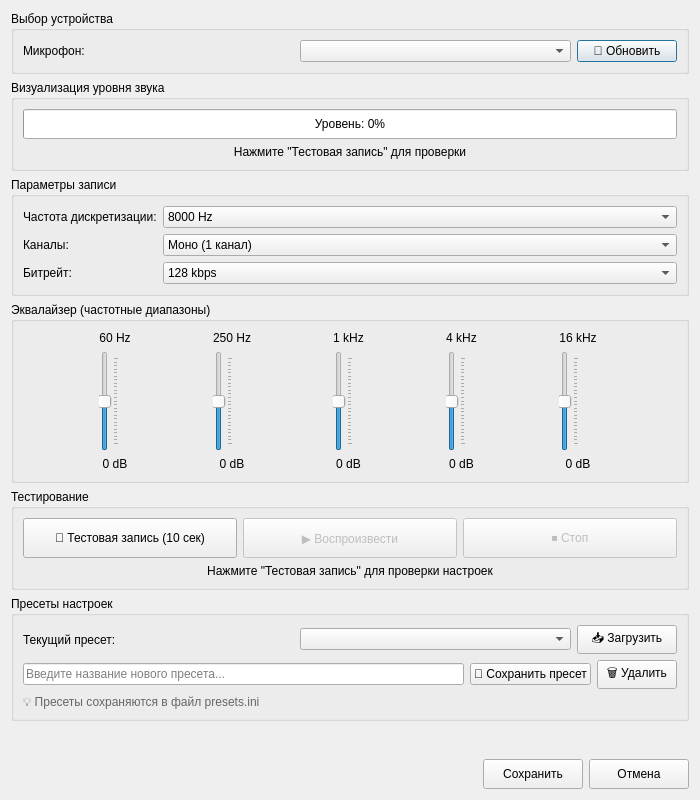
<?xml version="1.0" encoding="UTF-8"?>
<ui version="4.0">
 <class>AudioConfigDialog</class>
 <widget class="QDialog" name="AudioConfigDialog">
  <property name="geometry">
   <rect>
    <x>0</x>
    <y>0</y>
    <width>700</width>
    <height>800</height>
   </rect>
  </property>
  <property name="windowTitle">
   <string>Настройка микрофона</string>
  </property>
  <layout class="QVBoxLayout" name="verticalLayout">
   <item>
    <widget class="QGroupBox" name="deviceGroup">
     <property name="title">
      <string>Выбор устройства</string>
     </property>
     <layout class="QHBoxLayout" name="horizontalLayout">
      <item>
       <widget class="QLabel" name="deviceLabel">
        <property name="text">
         <string>Микрофон:</string>
        </property>
       </widget>
      </item>
      <item>
       <widget class="QComboBox" name="deviceComboBox">
        <property name="toolTip">
         <string>Выберите устройство записи</string>
        </property>
       </widget>
      </item>
      <item>
       <widget class="QPushButton" name="refreshButton">
        <property name="text">
         <string>🔄 Обновить</string>
        </property>
        <property name="maximumSize">
         <size>
          <width>100</width>
          <height>16777215</height>
         </size>
        </property>
       </widget>
      </item>
     </layout>
    </widget>
   </item>
   
   <item>
    <widget class="QGroupBox" name="visualGroup">
     <property name="title">
      <string>Визуализация уровня звука</string>
     </property>
     <layout class="QVBoxLayout" name="verticalLayout_2">
      <item>
       <widget class="QProgressBar" name="levelProgressBar">
        <property name="minimumSize">
         <size>
          <width>0</width>
          <height>30</height>
         </size>
        </property>
        <property name="maximum">
         <number>100</number>
        </property>
        <property name="value">
         <number>0</number>
        </property>
        <property name="textVisible">
         <bool>true</bool>
        </property>
        <property name="format">
         <string>Уровень: %p%</string>
        </property>
       </widget>
      </item>
      <item>
       <widget class="QLabel" name="levelLabel">
        <property name="text">
         <string>Нажмите "Тестовая запись" для проверки</string>
        </property>
        <property name="alignment">
         <set>Qt::AlignCenter</set>
        </property>
       </widget>
      </item>
     </layout>
    </widget>
   </item>
   
   <item>
    <widget class="QGroupBox" name="settingsGroup">
     <property name="title">
      <string>Параметры записи</string>
     </property>
     <layout class="QFormLayout" name="formLayout">
      <item row="0" column="0">
       <widget class="QLabel" name="sampleRateLabel">
        <property name="text">
         <string>Частота дискретизации:</string>
        </property>
       </widget>
      </item>
      <item row="0" column="1">
       <widget class="QComboBox" name="sampleRateComboBox">
        <property name="toolTip">
         <string>Для Whisper рекомендуется 16000 Hz</string>
        </property>
        <item>
         <property name="text">
          <string>8000 Hz</string>
         </property>
        </item>
        <item>
         <property name="text">
          <string>16000 Hz (рекомендуется)</string>
         </property>
        </item>
        <item>
         <property name="text">
          <string>22050 Hz</string>
         </property>
        </item>
        <item>
         <property name="text">
          <string>44100 Hz</string>
         </property>
        </item>
        <item>
         <property name="text">
          <string>48000 Hz</string>
         </property>
        </item>
       </widget>
      </item>
      
      <item row="1" column="0">
       <widget class="QLabel" name="channelsLabel">
        <property name="text">
         <string>Каналы:</string>
        </property>
       </widget>
      </item>
      <item row="1" column="1">
       <widget class="QComboBox" name="channelsComboBox">
        <property name="toolTip">
         <string>Для Whisper рекомендуется моно (1 канал)</string>
        </property>
        <item>
         <property name="text">
          <string>Моно (1 канал)</string>
         </property>
        </item>
        <item>
         <property name="text">
          <string>Стерео (2 канала)</string>
         </property>
        </item>
       </widget>
      </item>
      
      <item row="2" column="0">
       <widget class="QLabel" name="bitRateLabel">
        <property name="text">
         <string>Битрейт:</string>
        </property>
       </widget>
      </item>
      <item row="2" column="1">
       <widget class="QComboBox" name="bitRateComboBox">
        <item>
         <property name="text">
          <string>128 kbps</string>
         </property>
        </item>
        <item>
         <property name="text">
          <string>192 kbps</string>
         </property>
        </item>
        <item>
         <property name="text">
          <string>256 kbps (рекомендуется)</string>
         </property>
        </item>
        <item>
         <property name="text">
          <string>320 kbps</string>
         </property>
        </item>
       </widget>
      </item>
     </layout>
    </widget>
   </item>
   
   <item>
    <widget class="QGroupBox" name="eqGroup">
     <property name="title">
      <string>Эквалайзер (частотные диапазоны)</string>
     </property>
     <layout class="QGridLayout" name="gridLayout">
      <item row="0" column="0">
       <widget class="QLabel" name="eq60Label">
        <property name="text">
         <string>60 Hz</string>
        </property>
        <property name="alignment">
         <set>Qt::AlignCenter</set>
        </property>
       </widget>
      </item>
      <item row="1" column="0">
       <widget class="QSlider" name="eq60Slider">
        <property name="minimum">
         <number>-12</number>
        </property>
        <property name="maximum">
         <number>12</number>
        </property>
        <property name="value">
         <number>0</number>
        </property>
        <property name="orientation">
         <enum>Qt::Vertical</enum>
        </property>
        <property name="tickPosition">
         <enum>QSlider::TicksBelow</enum>
        </property>
        <property name="minimumSize">
         <size>
          <width>0</width>
          <height>100</height>
         </size>
        </property>
       </widget>
      </item>
      <item row="2" column="0">
       <widget class="QLabel" name="eq60ValueLabel">
        <property name="text">
         <string>0 dB</string>
        </property>
        <property name="alignment">
         <set>Qt::AlignCenter</set>
        </property>
       </widget>
      </item>
      
      <item row="0" column="1">
       <widget class="QLabel" name="eq250Label">
        <property name="text">
         <string>250 Hz</string>
        </property>
        <property name="alignment">
         <set>Qt::AlignCenter</set>
        </property>
       </widget>
      </item>
      <item row="1" column="1">
       <widget class="QSlider" name="eq250Slider">
        <property name="minimum">
         <number>-12</number>
        </property>
        <property name="maximum">
         <number>12</number>
        </property>
        <property name="value">
         <number>0</number>
        </property>
        <property name="orientation">
         <enum>Qt::Vertical</enum>
        </property>
        <property name="tickPosition">
         <enum>QSlider::TicksBelow</enum>
        </property>
        <property name="minimumSize">
         <size>
          <width>0</width>
          <height>100</height>
         </size>
        </property>
       </widget>
      </item>
      <item row="2" column="1">
       <widget class="QLabel" name="eq250ValueLabel">
        <property name="text">
         <string>0 dB</string>
        </property>
        <property name="alignment">
         <set>Qt::AlignCenter</set>
        </property>
       </widget>
      </item>
      
      <item row="0" column="2">
       <widget class="QLabel" name="eq1kLabel">
        <property name="text">
         <string>1 kHz</string>
        </property>
        <property name="alignment">
         <set>Qt::AlignCenter</set>
        </property>
       </widget>
      </item>
      <item row="1" column="2">
       <widget class="QSlider" name="eq1kSlider">
        <property name="minimum">
         <number>-12</number>
        </property>
        <property name="maximum">
         <number>12</number>
        </property>
        <property name="value">
         <number>0</number>
        </property>
        <property name="orientation">
         <enum>Qt::Vertical</enum>
        </property>
        <property name="tickPosition">
         <enum>QSlider::TicksBelow</enum>
        </property>
        <property name="minimumSize">
         <size>
          <width>0</width>
          <height>100</height>
         </size>
        </property>
       </widget>
      </item>
      <item row="2" column="2">
       <widget class="QLabel" name="eq1kValueLabel">
        <property name="text">
         <string>0 dB</string>
        </property>
        <property name="alignment">
         <set>Qt::AlignCenter</set>
        </property>
       </widget>
      </item>
      
      <item row="0" column="3">
       <widget class="QLabel" name="eq4kLabel">
        <property name="text">
         <string>4 kHz</string>
        </property>
        <property name="alignment">
         <set>Qt::AlignCenter</set>
        </property>
       </widget>
      </item>
      <item row="1" column="3">
       <widget class="QSlider" name="eq4kSlider">
        <property name="minimum">
         <number>-12</number>
        </property>
        <property name="maximum">
         <number>12</number>
        </property>
        <property name="value">
         <number>0</number>
        </property>
        <property name="orientation">
         <enum>Qt::Vertical</enum>
        </property>
        <property name="tickPosition">
         <enum>QSlider::TicksBelow</enum>
        </property>
        <property name="minimumSize">
         <size>
          <width>0</width>
          <height>100</height>
         </size>
        </property>
       </widget>
      </item>
      <item row="2" column="3">
       <widget class="QLabel" name="eq4kValueLabel">
        <property name="text">
         <string>0 dB</string>
        </property>
        <property name="alignment">
         <set>Qt::AlignCenter</set>
        </property>
       </widget>
      </item>
      
      <item row="0" column="4">
       <widget class="QLabel" name="eq16kLabel">
        <property name="text">
         <string>16 kHz</string>
        </property>
        <property name="alignment">
         <set>Qt::AlignCenter</set>
        </property>
       </widget>
      </item>
      <item row="1" column="4">
       <widget class="QSlider" name="eq16kSlider">
        <property name="minimum">
         <number>-12</number>
        </property>
        <property name="maximum">
         <number>12</number>
        </property>
        <property name="value">
         <number>0</number>
        </property>
        <property name="orientation">
         <enum>Qt::Vertical</enum>
        </property>
        <property name="tickPosition">
         <enum>QSlider::TicksBelow</enum>
        </property>
        <property name="minimumSize">
         <size>
          <width>0</width>
          <height>100</height>
         </size>
        </property>
       </widget>
      </item>
      <item row="2" column="4">
       <widget class="QLabel" name="eq16kValueLabel">
        <property name="text">
         <string>0 dB</string>
        </property>
        <property name="alignment">
         <set>Qt::AlignCenter</set>
        </property>
       </widget>
      </item>
     </layout>
    </widget>
   </item>
   
   <item>
    <widget class="QGroupBox" name="testGroup">
     <property name="title">
      <string>Тестирование</string>
     </property>
     <layout class="QVBoxLayout" name="verticalLayout_3">
      <item>
       <layout class="QHBoxLayout" name="horizontalLayout_2">
        <item>
         <widget class="QPushButton" name="testRecordButton">
          <property name="text">
           <string>🎤 Тестовая запись (10 сек)</string>
          </property>
          <property name="minimumSize">
           <size>
            <width>0</width>
            <height>40</height>
           </size>
          </property>
         </widget>
        </item>
        <item>
         <widget class="QPushButton" name="testPlayButton">
          <property name="text">
           <string>▶ Воспроизвести</string>
          </property>
          <property name="enabled">
           <bool>false</bool>
          </property>
          <property name="minimumSize">
           <size>
            <width>0</width>
            <height>40</height>
           </size>
          </property>
         </widget>
        </item>
        <item>
         <widget class="QPushButton" name="stopTestButton">
          <property name="text">
           <string>⏹ Стоп</string>
          </property>
          <property name="enabled">
           <bool>false</bool>
          </property>
          <property name="minimumSize">
           <size>
            <width>0</width>
            <height>40</height>
           </size>
          </property>
         </widget>
        </item>
       </layout>
      </item>
      <item>
       <widget class="QLabel" name="testStatusLabel">
        <property name="text">
         <string>Нажмите "Тестовая запись" для проверки настроек</string>
        </property>
        <property name="alignment">
         <set>Qt::AlignCenter</set>
        </property>
       </widget>
      </item>
     </layout>
    </widget>
   </item>
   
   <item>
    <widget class="QGroupBox" name="presetsGroup">
     <property name="title">
      <string>Пресеты настроек</string>
     </property>
     <layout class="QVBoxLayout" name="verticalLayout_4">
      <item>
       <layout class="QHBoxLayout" name="horizontalLayout_5">
        <item>
         <widget class="QLabel" name="presetLabel">
          <property name="text">
           <string>Текущий пресет:</string>
          </property>
         </widget>
        </item>
        <item>
         <widget class="QComboBox" name="presetComboBox">
          <property name="toolTip">
           <string>Выберите пресет для загрузки</string>
          </property>
         </widget>
        </item>
        <item>
         <widget class="QPushButton" name="loadPresetButton">
          <property name="text">
           <string>📥 Загрузить</string>
          </property>
          <property name="maximumSize">
           <size>
            <width>100</width>
            <height>16777215</height>
           </size>
          </property>
          <property name="toolTip">
           <string>Загрузить выбранный пресет</string>
          </property>
         </widget>
        </item>
       </layout>
      </item>
      <item>
       <layout class="QHBoxLayout" name="horizontalLayout_6">
        <item>
         <widget class="QLineEdit" name="presetNameEdit">
          <property name="placeholderText">
           <string>Введите название нового пресета...</string>
          </property>
          <property name="toolTip">
           <string>Название для сохранения текущих настроек</string>
          </property>
         </widget>
        </item>
        <item>
         <widget class="QPushButton" name="savePresetButton">
          <property name="text">
           <string>💾 Сохранить пресет</string>
          </property>
          <property name="maximumSize">
           <size>
            <width>150</width>
            <height>16777215</height>
           </size>
          </property>
          <property name="toolTip">
           <string>Сохранить текущие настройки как пресет</string>
          </property>
         </widget>
        </item>
        <item>
         <widget class="QPushButton" name="deletePresetButton">
          <property name="text">
           <string>🗑️ Удалить</string>
          </property>
          <property name="maximumSize">
           <size>
            <width>100</width>
            <height>16777215</height>
           </size>
          </property>
          <property name="toolTip">
           <string>Удалить выбранный пресет</string>
          </property>
         </widget>
        </item>
       </layout>
      </item>
      <item>
       <widget class="QLabel" name="presetInfoLabel">
        <property name="text">
         <string>💡 Пресеты сохраняются в файл presets.ini</string>
        </property>
        <property name="styleSheet">
         <string>color: #666; font-size: 9pt;</string>
        </property>
       </widget>
      </item>
     </layout>
    </widget>
   </item>
   
   <item>
    <spacer name="verticalSpacer">
     <property name="orientation">
      <enum>Qt::Vertical</enum>
     </property>
     <property name="sizeHint" stdset="0">
      <size>
       <width>20</width>
       <height>10</height>
      </size>
     </property>
    </spacer>
   </item>
   
   <item>
    <layout class="QHBoxLayout" name="horizontalLayout_4">
     <item>
      <spacer name="horizontalSpacer">
       <property name="orientation">
        <enum>Qt::Horizontal</enum>
       </property>
       <property name="sizeHint" stdset="0">
        <size>
         <width>40</width>
         <height>20</height>
        </size>
       </property>
      </spacer>
     </item>
     <item>
      <widget class="QPushButton" name="saveButton">
       <property name="text">
        <string>Сохранить</string>
       </property>
       <property name="minimumSize">
        <size>
         <width>100</width>
         <height>30</height>
        </size>
       </property>
      </widget>
     </item>
     <item>
      <widget class="QPushButton" name="cancelButton">
       <property name="text">
        <string>Отмена</string>
       </property>
       <property name="minimumSize">
        <size>
         <width>100</width>
         <height>30</height>
        </size>
       </property>
      </widget>
     </item>
    </layout>
   </item>
  </layout>
 </widget>
 <resources/>
 <connections/>
</ui>
